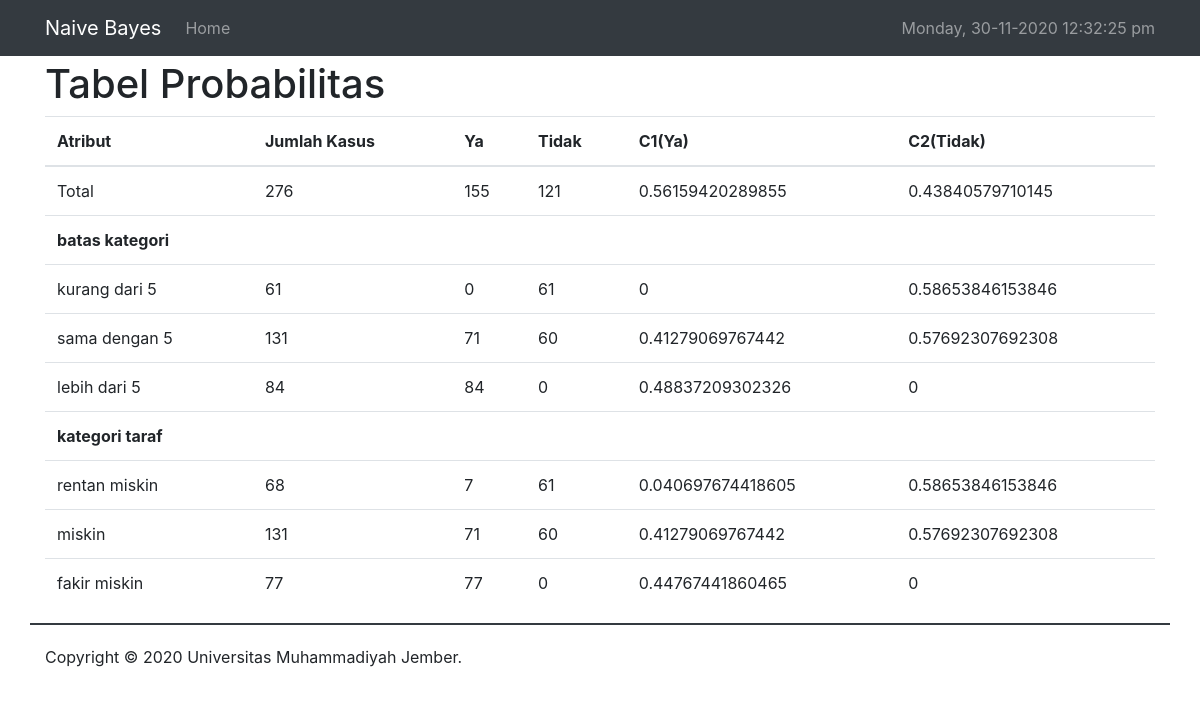
The page /tabel-probabilitas_latih.php (signed in) on the database its author committed.
### tables this page shows
CREATE TABLE `node_latih` (
  `id` int(11) NOT NULL,
  `atribut` varchar(50) NOT NULL,
  `grup` varchar(50) NOT NULL,
  `jumlah_kasus` int(11) NOT NULL DEFAULT '0',
  `ya` int(11) NOT NULL DEFAULT '0',
  `tidak` int(11) NOT NULL DEFAULT '0',
  `c1` double NOT NULL DEFAULT '0',
  `c2` double NOT NULL DEFAULT '0'
);

### tabel-probabilitas_latih.php (the view, shortened to what this page needs)
<?php
include "header.php";
$select_atribut = mysqli_query($koneksi, "select * from node_latih");
$select_data = mysqli_query($koneksi, "select (select count(*) from data_latih) as total_kasus, (select count(*) from data_latih where perlu_bantuan_lebih='ya') as total_ya, (select count(*) from data_latih where perlu_bantuan_lebih='tidak') as total_tidak");
$semua_data = [];
$totalan = mysqli_fetch_array($select_data);
$total_kasus = $totalan['total_kasus'];
$total_ya = $totalan['total_ya'];
$total_tidak = $totalan['total_tidak'];
while($data = mysqli_fetch_array($select_atribut)) {
    $semua_data[$data['grup']][] = [
        'atribut' => $data['atribut'],
        'jumlah_kasus' => $data['jumlah_kasus'],
        'ya' => $data['ya'],
        'tidak' => $data['tidak'],
        'c1' => $data['c1'],
        'c2' => $data['c2'],
    ];
}
$total_c1 = is_nan($total_ya/$total_kasus) ? 0 : $total_ya/$total_kasus;
$total_c2 = is_nan($total_tidak/$total_kasus) ? 0 : $total_tidak/$total_kasus;
?>
<h1>Tabel Probabilitas</h1>
<table class="table">
<thead>
    <tr>
    <th>Atribut</th>
    <th>Jumlah Kasus</th>
    <th>Ya</th>
    <th>Tidak</th>
    <th>C1(Ya)</th>
    <th>C2(Tidak)</th>
    </tr>
</thead>
<tbody>
    <tr>
        <td>Total</td>
        <td><?= $total_kasus ?></td>
        <td><?= $total_ya ?></td>
        <td><?= $total_tidak ?></td>
        <td><?= $total_c1 ?></td>
        <td><?= $total_c2 ?></td>
    </tr>
    <?php foreach($semua_data as $grup => $data): ?>
    <tr>
        <th colspan="6"><?= $grup ?></th>
    </tr>
        <?php foreach($data as $val): ?>
            <tr>
                <td><?= $val['atribut']; ?></td>
                <td><?= $val['jumlah_kasus']; ?></td>
                <td><?= $val['ya']; ?></td>
                <td><?= $val['tidak']; ?></td>
                <td><?= $val['c1']; ?></td>
                <td><?= $val['c2']; ?></td>
            </tr>
        <?php endforeach; ?>
    <?php endforeach; ?>
</tbody>
</table>
<?php
include "footer.php";
?>

### rows shown on the page
node_latih: atribut "kurang dari 5", jumlah_kasus "61", ya "0", tidak "61", c1 "0", c2 "0.58653846153846"
node_latih: atribut "sama dengan 5", jumlah_kasus "131", ya "71", tidak "60", c1 "0.41279069767442", c2 "0.57692307692308"
node_latih: atribut "lebih dari 5", jumlah_kasus "84", ya "84", tidak "0", c1 "0.48837209302326", c2 "0"
node_latih: atribut "rentan miskin", jumlah_kasus "68", ya "7", tidak "61", c1 "0.040697674418605", c2 "0.58653846153846"
node_latih: atribut "miskin", jumlah_kasus "131", ya "71", tidak "60", c1 "0.41279069767442", c2 "0.57692307692308"
node_latih: atribut "fakir miskin", jumlah_kasus "77", ya "77", tidak "0", c1 "0.44767441860465", c2 "0"

### other values the page prints
$total_kasus "276"
$total_ya "155"
$total_tidak "121"
$total_c1 "0.56159420289855"
$total_c2 "0.43840579710145"
$grup "batas kategori"
$grup "kategori taraf"
